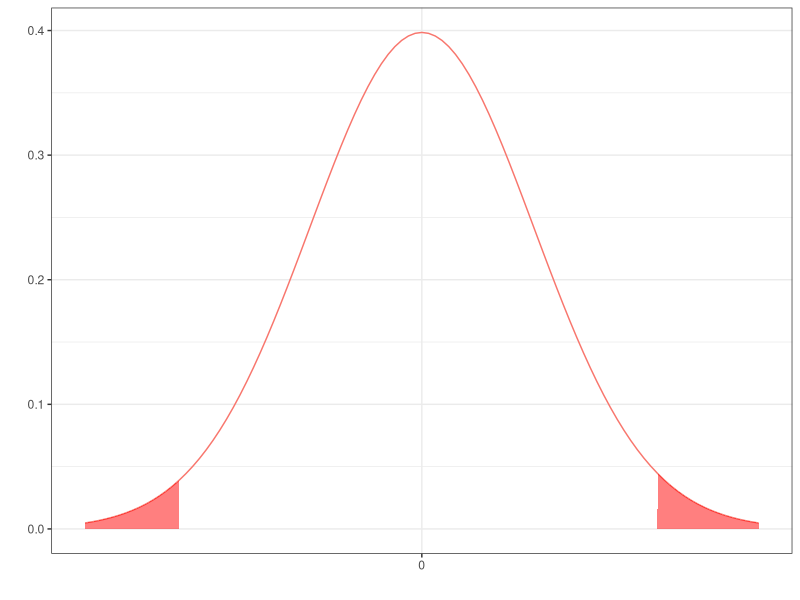
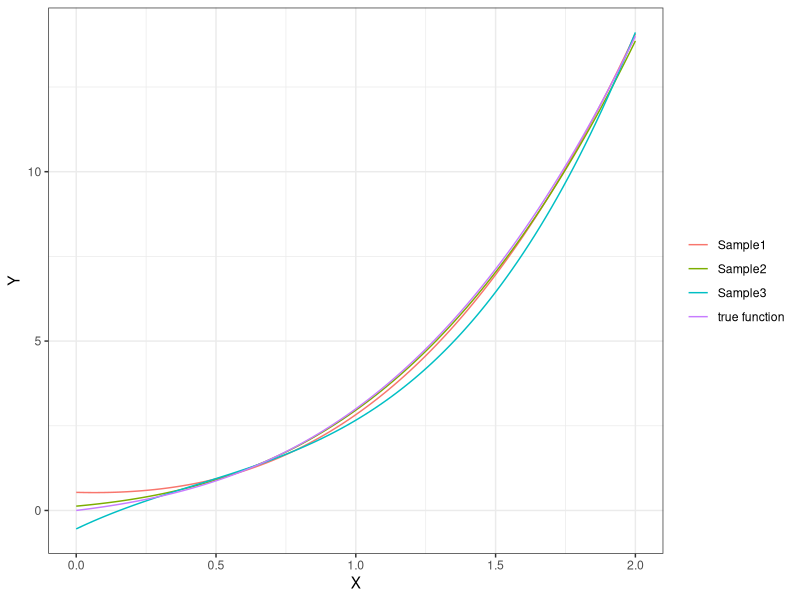

Generate these figures, in order, with R:
# Examples and figures for workshop 3

rm(list = ls())
gc()

library(ggplot2)
library(tidyr)
library(dplyr)

# Plot of the t-distribution
B4 <- seq(-3, 3, length.out = 101)
dens <- dt(B4, 205, 0)

data <- data.frame(B4 = B4, dens = dens)
shade_1 <- data[1:15, ]
shade_2 <- data[86:101, ]


data %>% ggplot() +
  geom_line(aes(x = B4, y = dens, col = "dens")) +
  geom_area(data = shade_1, aes(x = B4, y = dens), 
            fill = "red", 
            alpha = 0.5) +
  geom_area(data = shade_2, aes(x = B4, y = dens), 
            fill = "red", 
            alpha = 0.5) +
  theme_bw() +
  theme(legend.position = "null") + 
  labs(y = "", x = "") + 
  scale_x_continuous(breaks = 0)


###################### Example of Mutlicollinearity ######################

rm(list = ls())
gc()

runs <- 3
N <- 100
X <- runif(N, 0 , 2)
X_2 <- X ^ 2
X_3 <- X ^ 3

results <- vector(mode = "list", length = runs)
for (i in 1:runs){
  
  Y <- X + X_2 + X_3 + rnorm(N)
  results[[i]] <- lm(Y ~ X + X_2 + X_3)$coefficients
  
}

# estimates functions
X <- seq(0, 2, length.out = 101)
Y <- matrix(0, length(X), runs)

for (i in 1:runs){
  
  B <- results[[i]]
  Y[, i] <- B[1] + B[2] * X + B[3] * X ^ 2 + B[4] * X ^ 3
  
}

true <- X + X ^ 2 + X ^ 3

data <- data.frame("X" = rep(X, runs + 1), 
                   "Y" = c(Y, true), 
                   "run" = c(rep(paste0("Sample", 1:runs), 
                               each = length(X)),
                             rep("true function", length(X))))

data %>% ggplot(aes(x = X, y = Y, col = run)) +
  geom_line() +
  theme_bw() +
  theme(legend.title = element_blank())
  

results_tab <- matrix(0, 4, runs)
for (i in 1:runs){
  results_tab[, i] <- results[[i]]
}
colnames(results_tab) <- paste0("sample ", 1:runs)
print(results_tab)
rownames(results_tab) <- c(expression(b[1]),
                           expression(b[2]),
                           expression(b[3]),
                           expression(b[4]))
